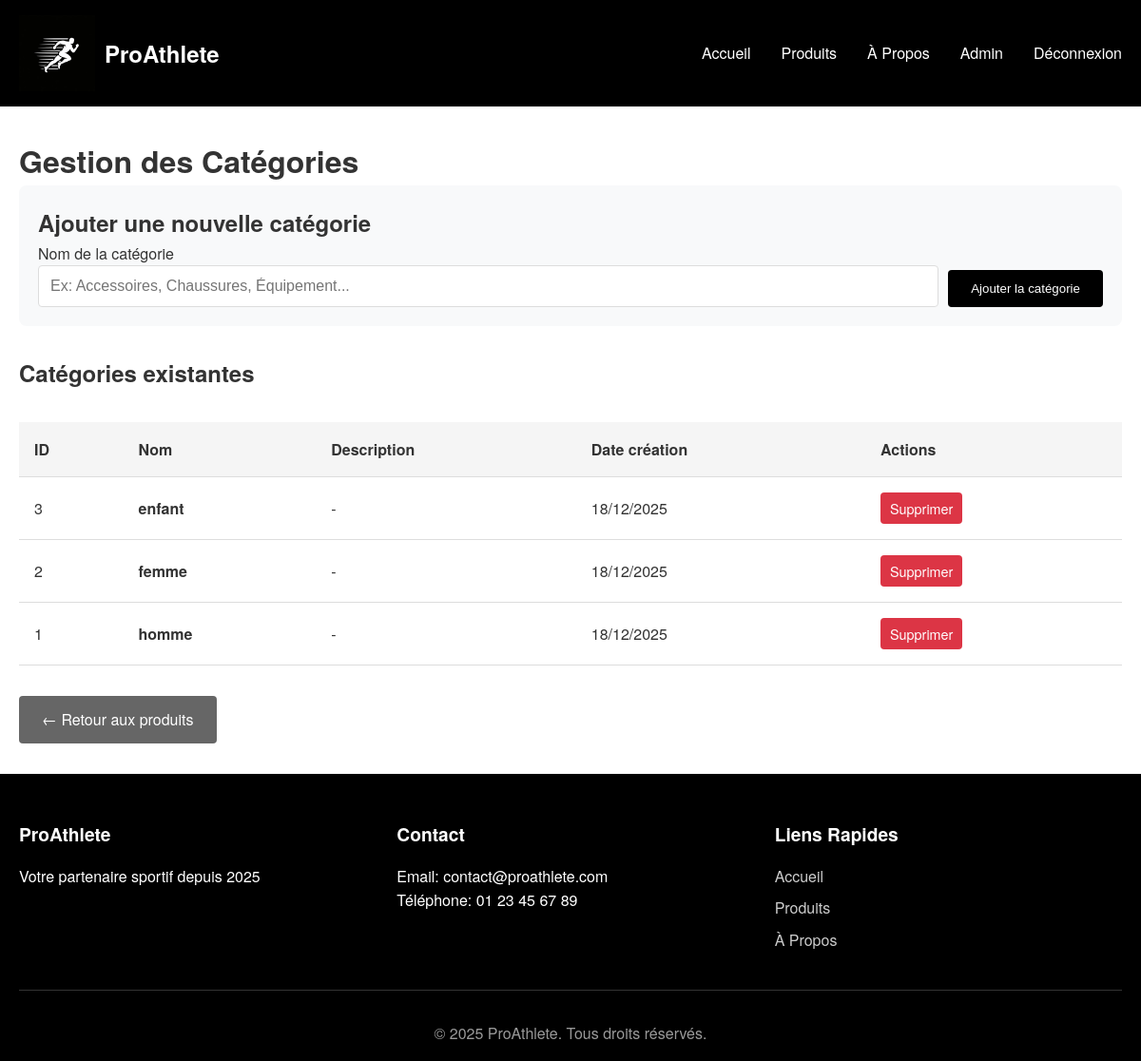
The app's page /admin/categories.php (signed in) with its own data.
### tables this page shows
CREATE TABLE IF NOT EXISTS categories (
    id INT PRIMARY KEY AUTO_INCREMENT,
    name VARCHAR(50) UNIQUE NOT NULL,
    description TEXT,
    created_at TIMESTAMP DEFAULT CURRENT_TIMESTAMP
);

### config/database.php (called while the page is built, shortened)
<?php
function isAdminLoggedIn() {
    return isset($_SESSION['admin_logged_in']) && $_SESSION['admin_logged_in'] === true;
}
?>

### admin/categories.php (the view, shortened to what this page needs)
<?php
require_once '../config/database.php';
$stmt = $pdo->query("SELECT * FROM categories ORDER BY name");
$categories = $stmt->fetchAll();
?>
<!DOCTYPE html>
<html lang="fr">
<head>
    <link rel="stylesheet" href="/ecommerce-proathlete/assets/css/style.css">
</head>
<body>
    <?php require_once '../layouts/header.php'; ?>
    <div class="admin-container">
        <h1>Gestion des Catégories</h1>
        <div style="background: #f8f9fa; padding: 20px; border-radius: 8px; margin-bottom: 30px;">
            <h2 style="margin-top: 0;">Ajouter une nouvelle catégorie</h2>
            <form method="POST" style="display: flex; gap: 10px; align-items: flex-end;">
                <div style="flex: 1;">
                    <label for="name">Nom de la catégorie</label>
                    <input type="text" id="name" name="name" class="form-control" required
                           placeholder="Ex: Accessoires, Chaussures, Équipement...">
                </div>
                <button type="submit" name="add_category" class="btn">Ajouter la catégorie</button>
            </form>
        </div>
        <h2>Catégories existantes</h2>
        <?php if (empty($categories)): ?>
            <p style="color: #666; font-style: italic;">Aucune catégorie trouvée.</p>
        <?php else: ?>
            <table class="admin-table">
                <thead>
                    <tr>
                        <th>ID</th>
                        <th>Nom</th>
                        <th>Description</th>
                        <th>Date création</th>
                        <th>Actions</th>
                    </tr>
                </thead>
                <tbody>
                    <?php foreach ($categories as $category): ?>
                    <tr>
                        <td><?php echo $category['id']; ?></td>
                        <td><strong><?php echo htmlspecialchars($category['name']); ?></strong></td>
                        <td><?php echo htmlspecialchars($category['description'] ?? '-'); ?></td>
                        <td><?php echo date('d/m/Y', strtotime($category['created_at'])); ?></td>
                        <td>
                            <a href="?delete=<?php echo $category['id']; ?>"
                               class="btn"
                               style="background-color: #dc3545; padding: 5px 10px; font-size: 0.9rem;"
                               onclick="return confirm('Supprimer cette catégorie ?')">
                                Supprimer
                            </a>
                        </td>
                    </tr>
                    <?php endforeach; ?>
                </tbody>
            </table>
        <?php endif; ?>
        <div style="margin-top: 30px;">
            <a href="products.php" class="btn btn-secondary">← Retour aux produits</a>
        </div>
    </div>
    <?php require_once '../layouts/footer.php'; ?>
</body>
</html>

### layouts/header.php (shortened to what this page needs)
<?php
require_once '../config/database.php';
?>
<!DOCTYPE html>
<html lang="fr">
<head>
    <link rel="stylesheet" href="/ecommerce-proathlete/assets/css/style.css">
    <link rel="stylesheet" href="https://cdnjs.cloudflare.com/ajax/libs/font-awesome/6.4.0/css/all.min.css">
</head>
<body>
    <nav class="navbar">
        <div class="container">
            <a href="/ecommerce-proathlete/client/index.php" class="logo" style="display: flex; align-items: center; gap: 10px;">
                <img width="80px" src="/ecommerce-proathlete/assets/images/logo_black.jpg">
                <span  class="logo-text">
                ProAthlete</span>
            </a>
            <ul class="nav-links">
                <li><a href="/ecommerce-proathlete/client/index.php">Accueil</a></li>
                <li><a href="/ecommerce-proathlete/client/products.php">Produits</a></li>
                <li><a href="/ecommerce-proathlete/client/about.php">À Propos</a></li>
                <?php if (isAdminLoggedIn()): ?>
                    <li><a href="/ecommerce-proathlete/admin/dashboard.php">Admin</a></li>
                    <li><a href="/ecommerce-proathlete/admin/logout.php">Déconnexion</a></li>
                <?php else: ?>
                    <li><a href="/ecommerce-proathlete/admin/login.php">Admin</a></li>
                <?php endif; ?>
            </ul>
        </div>
    </nav>
    <main>

### layouts/footer.php (shortened to what this page needs)
    </main>
    <footer class="footer">
        <div class="container">
            <div class="footer-content">
                <div class="footer-section">
                    <h3>ProAthlete</h3>
                    <p>Votre partenaire sportif depuis 2025</p>
                </div>
                <div class="footer-section">
                    <h3>Contact</h3>
                    <p>Email: contact@proathlete.com</p>
                    <p>Téléphone: 01 23 45 67 89</p>
                </div>
                <div class="footer-section">
                    <h3>Liens Rapides</h3>
                    <ul>
                        <li><a href="/ecommerce-proathlete/client/index.php">Accueil</a></li>
                        <li><a href="/ecommerce-proathlete/client/products.php">Produits</a></li>
                        <li><a href="/ecommerce-proathlete/client/about.php">À Propos</a></li>
                    </ul>
                </div>
            </div>
            <div class="footer-bottom">
                <p>&copy; 2025 ProAthlete. Tous droits réservés.</p>
            </div>
        </div>
    </footer>
</body>
</html>

### assets/css/style.css (style rules this page uses)
* { margin: 0; padding: 0; box-sizing: border-box; }
body { font-family: 'Helvetica Neue', Arial, sans-serif; line-height: 1.6; color: #333; background-color: #fff; }
.container { max-width: 1200px; margin: 0 auto; padding: 0 20px; }
.navbar { background-color: #000; color: #fff; padding: 1rem 0; position: sticky; top: 0; z-index: 1000; }
.navbar .container { display: flex; justify-content: space-between; align-items: center; }
.logo { text-decoration: none; color: #fff; font-size: 1.5rem; font-weight: bold; }
.logo-text { color: #fff; }
.nav-links { display: flex; list-style: none; gap: 2rem; }
.nav-links a { color: #fff; text-decoration: none; font-weight: 500; transition: opacity 0.3s; }
.btn { display: inline-block; padding: 0.75rem 1.5rem; background-color: #000; color: #fff; text-decoration: none; border: none; border-radius: 4px; cursor: pointer; font-weight: 500; transition: background-color 0.3s; }
.btn-secondary { background-color: #666; }
.form-control { width: 100%; padding: 0.75rem; border: 1px solid #ddd; border-radius: 4px; font-size: 1rem; }
.footer { background-color: #000; color: #fff; padding: 3rem 0 1rem; }
.footer-content { display: grid; grid-template-columns: repeat(auto-fit, minmax(200px, 1fr)); gap: 2rem; margin-bottom: 2rem; }
.footer-section h3 { margin-bottom: 1rem; font-size: 1.2rem; }
.footer-section ul { list-style: none; }
.footer-section ul li { margin-bottom: 0.5rem; }
.footer-section a { color: #fff; text-decoration: none; opacity: 0.8; }
.footer-bottom { text-align: center; padding-top: 2rem; border-top: 1px solid #333; color: #999; }
.admin-container { max-width: 1200px; margin: 2rem auto; padding: 0 20px; }
.admin-table { width: 100%; border-collapse: collapse; margin: 2rem 0; }
.admin-table th, .admin-table td { padding: 1rem; text-align: left; border-bottom: 1px solid #ddd; }
.admin-table th { background-color: #f5f5f5; font-weight: 600; }

### records on screen
categories: id "3", name "enfant", description "-", created_at "18/12/2025"
categories: id "2", name "femme", description "-", created_at "18/12/2025"
categories: id "1", name "homme", description "-", created_at "18/12/2025"
